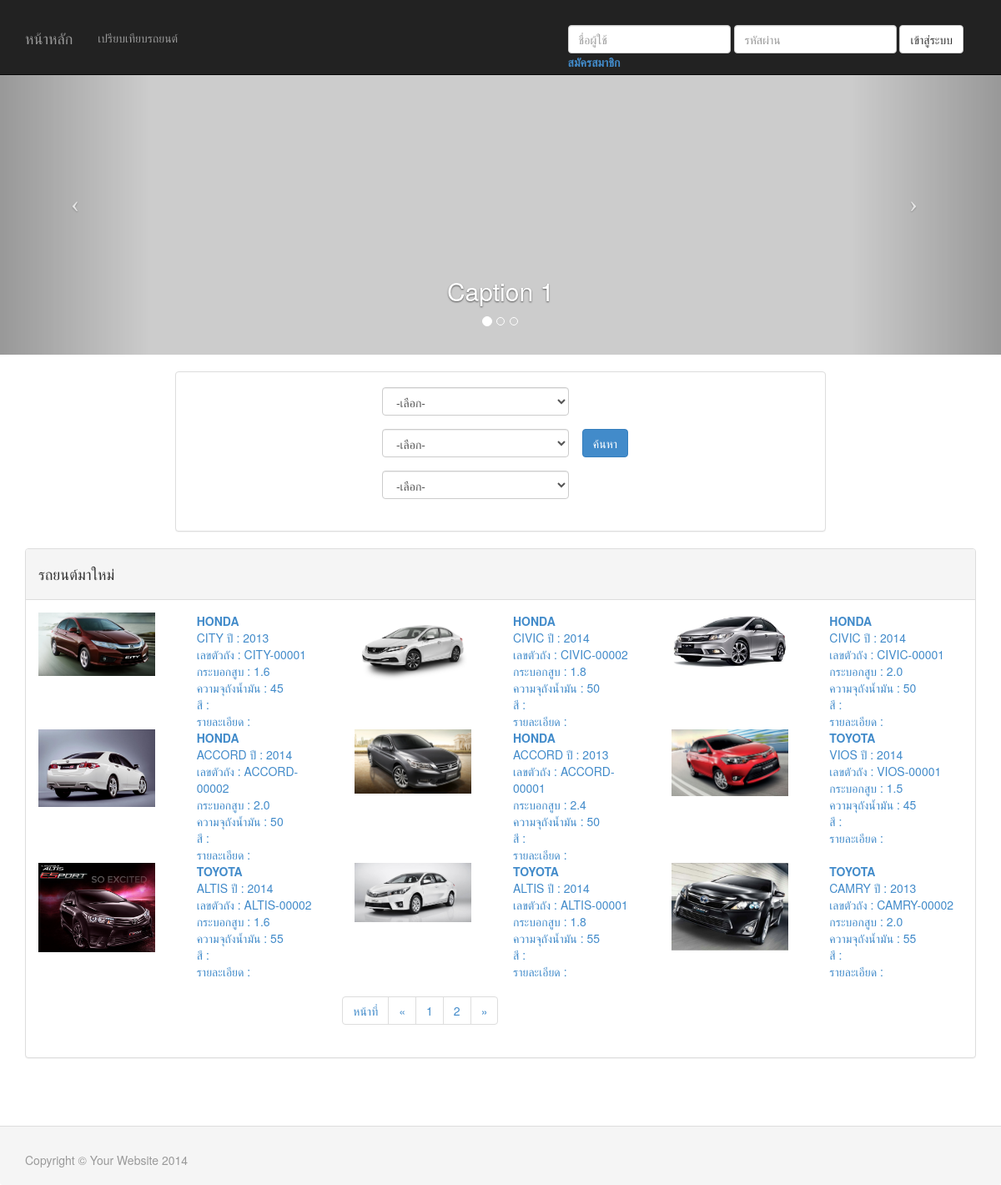
The page / on the database its author committed.
### tables this page shows
CREATE TABLE IF NOT EXISTS `car` (
`id` int(11) NOT NULL,
  `brand_id` int(11) NOT NULL,
  `model_id` int(11) NOT NULL,
  `car_year` varchar(4) DEFAULT NULL,
  `body_number` varchar(45) DEFAULT NULL,
  `cylinder` varchar(4) DEFAULT NULL,
  `fuel_tank` varchar(2) DEFAULT NULL,
  `color` varchar(255) DEFAULT NULL,
  `detail` varchar(255) DEFAULT NULL,
  `create_dt` datetime DEFAULT NULL,
  `update_dt` datetime DEFAULT NULL
);

CREATE TABLE IF NOT EXISTS `carimages` (
`id` int(10) unsigned NOT NULL,
  `car_id` int(10) unsigned NOT NULL,
  `name` varchar(45) DEFAULT NULL,
  `path` varchar(255) DEFAULT NULL,
  `detail` varchar(255) DEFAULT NULL,
  `create_dt` datetime DEFAULT NULL
);

CREATE TABLE IF NOT EXISTS `carbrand` (
`id` int(10) unsigned NOT NULL,
  `name` varchar(255) DEFAULT NULL
);

CREATE TABLE IF NOT EXISTS `carmodel` (
`id` int(10) unsigned NOT NULL,
  `name` varchar(255) DEFAULT NULL,
  `brand_id` int(11) NOT NULL
);

### src/class/Database.php (called while the page is built, shortened)
<?php
class Database {
	private $host;
	private $username;
	private $password;
	function __construct() {
		$this->host = 'localhost';
		$this->username = 'root';
		$this->password = '1234';
		$this->db = 'project';
	}
	function query($StrQuery) {
		$this->result = mysql_query( $StrQuery );
		return $this->result;
	}
	function connectDB() {
		$con = mysql_connect( $this->host, $this->username, $this->password ) or die("can't to connect");
		return $con;
	}
}
?>

### src/class/ManageCar.php (called while the page is built, shortened)
<?php
include_once 'Database.php';
class ManageCar {
    private $objDB;
    private $NUM_ROWS;
    private $PAGE_SIZE;
    function __construct() {
        $this->objDB = new Database ();
    }
    function getSearchCarPaging($brand_id, $model_id, $year, $pageSize, $page) {
        $condition = "";
        $this->PAGE_SIZE = $pageSize;
        $lim_start = (($page - 1) * $pageSize);
        $lim_end = $lim_start + $pageSize;
        $limit = "limit " . $lim_start . ", " . $lim_end;
        $str = "select c.id, c.brand_id, cb.name as brand_name, c.model_id, cm.name as model_name,
		c.car_year, c.body_number, c.cylinder, c.fuel_tank, c.color, c.detail, c.create_dt, c.update_dt
                from car c left join carbrand cb on c.brand_id=cb.id
		left join carmodel cm on c.model_id=cm.id
                " . $condition . " " .
                "order by c.id desc ";
        $this->NUM_ROWS = mysql_num_rows($this->objDB->query($str));
        $rs = $this->objDB->query($str . $limit);
        $arrayIterator = new ArrayIterator();
        while ($row = mysql_fetch_object($rs)) {
            $arrayIterator->append($row);
        }
        return $arrayIterator;
    }
    function getPageing() {
        return ceil($this->NUM_ROWS / $this->PAGE_SIZE);
    }
    function getCarYearAll() {
        $str = "SELECT distinct(car_year) FROM car order by car_year desc ";
        $this->objDB->query($str);
        $rs = $this->objDB->query($str);
        $arrayIterator = new ArrayIterator();
        while ($row = mysql_fetch_object($rs)) {
            $arrayIterator->append($row);
        }
        return $arrayIterator;
    }
    function getCarImagesWithNoImage($carID) {
        $str = "SELECT * FROM carimages WHERE car_id='" . $carID . "' order by create_dt desc";
        $rs = $this->objDB->query($str);
        $arrayIterator = new ArrayIterator();
        while ($row = mysql_fetch_object($rs)) {
            $arrayIterator->append($row);
        }
        return $arrayIterator;
    }
}
?>

### index.php (the view, shortened to what this page needs)
<?php
include "src/class/ManageCar.php";
$objCar = new ManageCar();
$pageSize = 9;
$currentPage = 1;
$brand_id = "";
$model_id = "";
$year = "";
?>
<!DOCTYPE html>
<html lang="en">
    <head>
        <?php include 'includes.php' ?>
    </head>
    <body>
        <?php include 'header.php'; ?>
        <div class="container">
            <div class="row clearfix">
                <div class="col-md-8 col-md-offset-2 " >
                    <div class="row clearfix panel panel-default ">
                        <div class="col-md-10">
                            <div class="row clearfix"><p></div>
                            <form class="form-horizontal" role="form" action="index.php" method="get">
                                <table class="table table-no-border">
                                    <tbody>
                                        <tr>
                                            <td>
                                                <div align="right">
                                                    <select class="form-control-combobox" id="brand" name="brandid">
                                                        <option value="">-เลือก-</option>
                                                    </select>
                                                </div>
                                            </td>
                                            <td>&nbsp;</td>
                                        </tr>
                                        <tr>
                                            <td>
                                                <div align="right">
                                                    <select class="form-control-combobox" name="modelid" id="model">
                                                        <option value="">-เลือก-</option>
                                                    </select>
                                                </div>
                                            </td>
                                            <td class="col-md-3 col-md-offset-2"><button type="submit" class="btn btn-primary ">ค้นหา</button></td>
                                        </tr>
                                        <tr>
                                            <td>
                                                <div align="right">
                                                    <select class="form-control-combobox" name="year" id="model">
                                                        <option value="">-เลือก-</option>
                                                    </select>
                                                </div>
                                            </td>
                                            <td>&nbsp;</td>
                                        </tr>
                                    </tbody>
                                </table>
                            </form>
                            <div class="row clearfix"><p></div>
                        </div>
                    </div>
                </div>
            </div>
            <div class="row clearfix">
                <div class="col-md-12 column">
                    <div class=" panel panel-default">
                        <div class="panel-heading">
                            <h4><?php echo $brand_id != "" || $model_id != "" || $year != "" ? "ค้นหารถยนต์" : "รถยนต์มาใหม่"; ?></h4>
                        </div>
                        <div class="panel-body">
                            <?php
                            $arrCar = $objCar->getSearchCarPaging($brand_id, $model_id, $year, $pageSize, $currentPage);
                            for ($i = 1; $i <= 3; $i++) {
                                ?>
                                <div class="row clearfix">
                                    <?php
                                    for ($j = 1; $j <= 3; $j++) {
                                        $row = $arrCar->current();
                                        if (isset($row)) {
                                            ?>
                                            <div class="col-md-4 column">
                                                <div class="row clearfix">
                                                    <a href="carProfile.php?car_id=<?= $row->id ?>&brandid=<?= $brand_id ?>&modelid=<?= $model_id ?>&year=<?= $year ?>">
                                                        <div class="col-md-6 column">
                                                            <?php
                                                            $arrImgs = $objCar->getCarImagesWithNoImage($row->id);
                                                            if ($arrImgs->count() > 0) {
                                                                ?>
                                                                <img width="140px" hight="140px" src="<?= $arrImgs->current()->path ?>">
                                                                <?php
                                                            } else {
                                                                ?>
                                                                <img width="140px" hight="140px" src="img/no_img.jpg">
                                                                <?php
                                                            }
                                                            ?>
                                                        </div>
                                                        <div class="col-md-6 column">
                                                            <strong><?php echo $row->brand_name; ?></strong><br> <?php echo $row->model_name; ?> ปี : <?php echo $row->car_year . '<br/>  เลขตัวถัง : ' . $row->body_number . ' <br/> กระบอกสูบ : ' . $row->cylinder . ' <br/> ความจุถังน้ำมัน : ' . $row->fuel_tank . ' <br/> สี : ' . $row->color . ' <br/> รายละเอียด : ' . $row->detail; ?><br>
                                                        </div>
                                                    </a>
                                                </div>
                                            </div>
                                            <?php
                                        }
                                        $arrCar->next();
                                    }
                                    ?>
                                </div>
                                <?php
                            }
                            ?>
                            <div class="row clearfix">
                                <div class="col-md-offset-4">
                                    <nav>
                                        <ul class="pagination">
                                            <li><a>หน้าที่</a></li>
                                            <?php $pages = $objCar->getPageing(); ?>
                                            <li><a href="index.php?page=<?= ($currentPage - 1) < 1 ? 1 : ($currentPage - 1) ?>&brandid=<?= $brand_id ?>&modelid=<?= $model_id ?>&year=<?= $year ?>"><span aria-hidden="true">&laquo;</span><span class="sr-only">Previous</span></a></li>
                                            <?php
                                            for ($i = 1; $i <= $pages; $i++) {
                                                ?>
                                                <li><a href="index.php?page=<?= $i ?>&brandid=<?= $brand_id ?>&modelid=<?= $model_id ?>&year=<?= $year ?>"><?= $i ?></a></li>
                                                <?php
                                            }
                                            ?>
                                            <li><a href="index.php?page=<?= ($currentPage + 1) > $pages ? $currentPage : ($currentPage + 1) ?>&brandid=<?= $brand_id ?>&modelid=<?= $model_id ?>&year=<?= $year ?>"><span aria-hidden="true">&raquo;</span><span class="sr-only">Next</span></a></li>
                                        </ul>
                                    </nav>
                                </div>
                            </div>
                        </div>
                    </div>
                </div>
            </div>
            <div class="row clearfix">
                <div class="col-md-12 column">
                </div>
            </div>
        </div>
        <?php include 'footer.php'; ?>
    </body>
</html>

### includes.php (shortened to what this page needs)
<link href="css/bootstrap.min.css" rel="stylesheet">
<link href="css/style.css" rel="stylesheet">
<link href="css/modern-business.css" rel="stylesheet">

### header.php (shortened to what this page needs)
<nav class="navbar navbar-inverse navbar-fixed-top" role="navigation">
    <div class="container">
        <div class="navbar-header">
            <a class="navbar-brand" href="index.php">หน้าหลัก</a>
        </div>
        <div class="collapse navbar-collapse" id="bs-example-navbar-collapse-1">
            <ul class="nav navbar-nav">
                <li>
                    <a href="carCompare.php">เปรียบเทียบรถยนต์</a>
                </li>
            </ul>
<?php if (!isset($_SESSION['memberId'])) { ?>
                <form class="form-inline pull-right" style="margin-top:10px;" role="form" action="actionsNonMember.php?action=login"  method="post">
                    <div class="form-group">
                        <div class="form-group">
                            <input type="email" name="email" class="form-control" id="exampleInputEmail2" placeholder="ชื่อผู้ใช้">
                        </div>
                    </div>
                    <div class="form-group">
                        <input type="password" name="password" class="form-control" id="exampleInputPassword2" placeholder="รหัสผ่าน">
                    </div>
                    <button type="submit" class="btn btn-default">เข้าสู่ระบบ</button>
                    <div class="form-inline">
                        <label>
                            <a href="addMemberProfile.php">สมัครสมาชิก</a>
                        </label>
                    </div>
                </form>
<?php } ?>
        </div>
    </div>
</nav>
<header id="myCarousel" class="carousel slide">
    <ol class="carousel-indicators">
        <li data-target="#myCarousel" data-slide-to="0" class="active"></li>
        <li data-target="#myCarousel" data-slide-to="1"></li>
        <li data-target="#myCarousel" data-slide-to="2"></li>
    </ol>
    <div class="carousel-inner">
        <div class="item active">
            <div class="fill" style="background-image:url('http://placehold.it/1900x1080&text=Slide One');"></div>
            <div class="carousel-caption">
                <h2>Caption 1</h2>
            </div>
        </div>
    </div>
    <a class="left carousel-control" href="#myCarousel" data-slide="prev">
        <span class="icon-prev"></span>
    </a>
    <a class="right carousel-control" href="#myCarousel" data-slide="next">
        <span class="icon-next"></span>
    </a>
</header>

### footer.php
<div class="row clearfix"><p></p></div>
<footer class="panel-footer">
    <div class="container">
        <p class="text-muted">Copyright © Your Website 2014</p>
    </div>
</footer>

### css/style.css (style rules this page uses)
.table-no-border tr td { border:0 !important; }

### css/modern-business.css (style rules this page uses)
html, body { height: 100%; }
body { padding-top: 50px; }
header.carousel { height: 50%; }
header.carousel .item, header.carousel .item.active, header.carousel .carousel-inner { height: 100%; }
header.carousel .fill { width: 100%; height: 100%; background-position: center; background-size: cover; }
footer { margin: 50px 0; }

### rows shown on the page
car: carimages.path (picture), carbrand.name "HONDA", carmodel.name "CITY", car_year "2013", body_number "CITY-00001", cylinder "1.6", fuel_tank "45"
car: carimages.path (picture), carbrand.name "HONDA", carmodel.name "CIVIC", car_year "2014", body_number "CIVIC-00002", cylinder "1.8", fuel_tank "50"
car: carimages.path (picture), carbrand.name "HONDA", carmodel.name "CIVIC", car_year "2014", body_number "CIVIC-00001", cylinder "2.0", fuel_tank "50"
car: carimages.path (picture), carbrand.name "HONDA", carmodel.name "ACCORD", car_year "2014", body_number "ACCORD-00002", cylinder "2.0", fuel_tank "50"
car: carimages.path (picture), carbrand.name "HONDA", carmodel.name "ACCORD", car_year "2013", body_number "ACCORD-00001", cylinder "2.4", fuel_tank "50"
car: carimages.path (picture), carbrand.name "TOYOTA", carmodel.name "VIOS", car_year "2014", body_number "VIOS-00001", cylinder "1.5", fuel_tank "45"
car: carimages.path (picture), carbrand.name "TOYOTA", carmodel.name "ALTIS", car_year "2014", body_number "ALTIS-00002", cylinder "1.6", fuel_tank "55"
car: carimages.path (picture), carbrand.name "TOYOTA", carmodel.name "ALTIS", car_year "2014", body_number "ALTIS-00001", cylinder "1.8", fuel_tank "55"
car: carimages.path (picture), carbrand.name "TOYOTA", carmodel.name "CAMRY", car_year "2013", body_number "CAMRY-00002", cylinder "2.0", fuel_tank "55"
